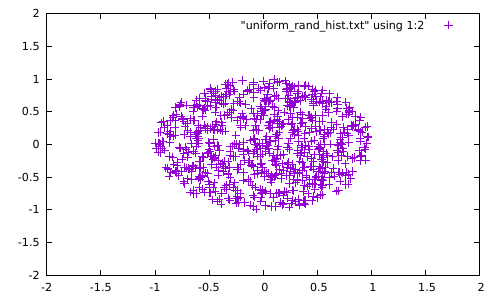

Source code (gnuplot):
set terminal pdfcairo
set output 'plot-rand.pdf'
set xrange [-2:2]
set yrange [-2:2]
plot "uniform_rand_hist.txt" using 1:2

